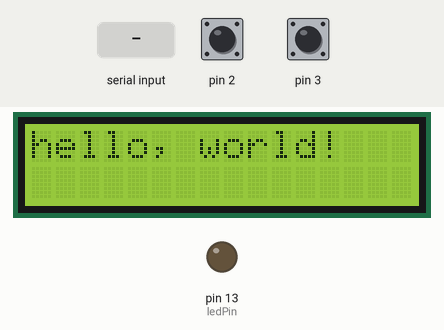
A sketch run on a simulated Arduino Uno, built with avr-gcc and run on an emulated ATmega328P. Parts: 16×2 character LCD, output pins drawn as LEDs (lit = HIGH). The inputs (shaded band) are chosen by the test bench; at power-on: pin 2 HIGH, pin 3 HIGH. What the sketch prints to the serial monitor is not drawn.

Above: at 1.2 s.
1.3 s: "1\n" received over Serial
At 1.6 s:
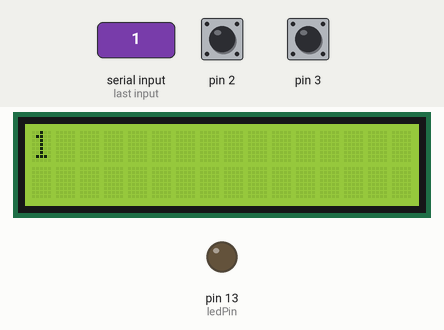
2.8 s: pin 2 pulled LOW for 0.15 s
At 3.4 s:
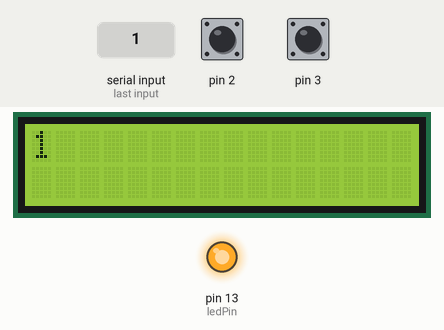
4.4 s: byte 10 ('\n') received over Serial
At 5.2 s:
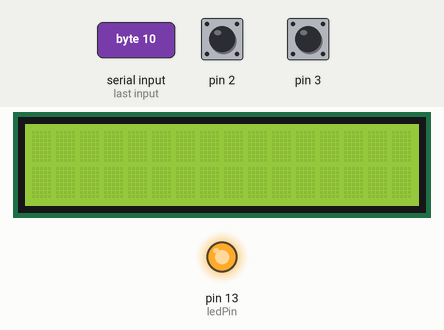
5.9 s: pin 3 pulled LOW for 0.15 s
At 7.0 s:
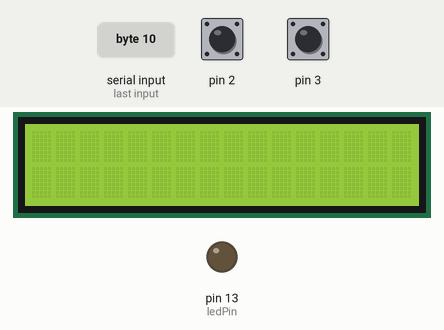
7.5 s: "0\n" received over Serial
At 8.7 s:
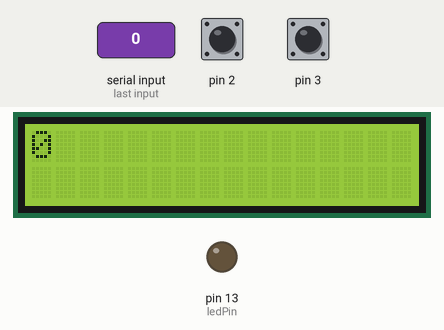
9.0 s: pin 2 pulled LOW for 1 s
At 10.6 s:
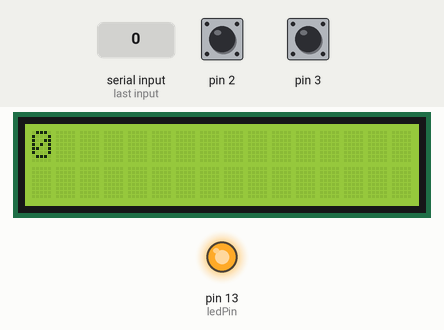
Timing chart, 0 to 12.1 s (numbered marks = the images above; inputs shaded):
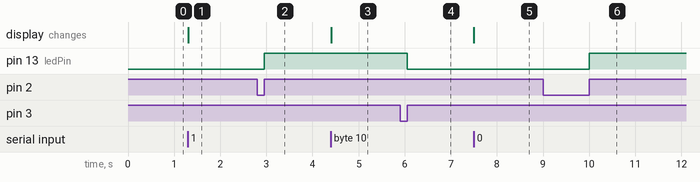

Measured:
- after the input at 1.3 s, the display: changes at once (image 1)
- after the input at 2.8 s, pin 13 (ledPin): LOW → HIGH after 0.15 s
- after the input at 4.4 s, the display: changes at once (image 3)
- after the input at 5.9 s, pin 13 (ledPin): HIGH → LOW after 0.15 s
- after the input at 7.5 s, the display: changes at once (image 5)
- after the input at 9.0 s, pin 13 (ledPin): LOW → HIGH after 1.0 s

The sketch:

rs232port.ino
```cpp
/*
  Software serial

 */
#include <LiquidCrystal.h>

String inputString = "";         // a string to hold incoming data
volatile int stringComplete = 0;  // "0 false","1 newGPS", "2 STOP" or "3 GO"
const byte ledPin = 13;

int GPSindx1 = 0;
int GPSindx2 = 0;
volatile byte GOstate = HIGH;
volatile byte STOPstate = LOW;

LiquidCrystal lcd(12, 11, 7, 4, 8, 5);

void setup()
{

  // Open serial communication with rs232
  Serial.begin(115200);

  inputString.reserve(200);
  lcd.begin(16, 2);
  // Print a message to the LCD.
  lcd.print("hello, world!");

  pinMode(ledPin, OUTPUT);

  pinMode(2, INPUT);
  digitalWrite(2, HIGH);
  attachInterrupt(digitalPinToInterrupt(2), GO, RISING);

  pinMode(3, INPUT);
  digitalWrite(3, HIGH);
  attachInterrupt(digitalPinToInterrupt(3), STOP, RISING);
}

void loop()
{
  // while there is data coming in, read it
  // and send to the hardware serial port:
  serialEvent();

  if (stringComplete) {

      // print the string when a newline arrives:

      //Serial.println(inputString);

      GPSindx1 = inputString.indexOf('G');
      GPSindx2 = inputString.indexOf('G', GPSindx1 + 1);

      if (GPSindx1 == -1 || GPSindx2 == -1 || (GPSindx1 == -1 && GPSindx2 == -1)) {
        lcd.clear();
        lcd.setCursor(0, 0); //over, down
        lcd.print(inputString);
        delay(500);
        inputString = "";
        stringComplete = 0;
      }

      else {
        lcd.clear();
        lcd.setCursor(0, 0); //over, down
        //lcd.print(inputString.length());

        for (int i = GPSindx1; i < (GPSindx2); i++) {
          lcd.print(inputString[i]);
        }

        lcd.setCursor(0, 1); //over, down
        for (int i = GPSindx2; i < inputString.length() - 1; i++) {
          lcd.print(inputString[i]);
        }

        // clear the string:
        inputString = "";
        stringComplete = 0;

      }


  }

  digitalWrite(ledPin, !GOstate);
}

void serialEvent() {
  while (Serial.available()) {
    // get the new byte:
    char inChar = (char)Serial.read();
    if (inChar == '\n') {
      stringComplete = 1;
      return;
    }
    // add it to the inputString:
    inputString += inChar;
    // if the incoming character is a newline, set a flag
    // so the main loop can do something about it:

  }


}


void GO() {
  static unsigned long last_go_time = 0;
  unsigned long go_time = millis();
  if (go_time - last_go_time > 200)
  {
    GOstate = LOW;
    STOPstate = HIGH;
    //SEND GO COMMAND!
    Serial.println("g");
    //stringComplete = 2;
    //serialEvent();
    //lcd.clear();
    //lcd.setCursor(0, 0);
    //lcd.print(inputString);
  }
  last_go_time = go_time;

}


void STOP() {
  static unsigned long last_stop_time = 0;
  unsigned long stop_time = millis();
  if (stop_time - last_stop_time > 200)
  {
    GOstate = HIGH;
    STOPstate = LOW;
    //SEND GO COMMAND!
    Serial.println("s");
    //stringComplete = 3;
    //serialEvent();
    //lcd.clear();
    //lcd.setCursor(0, 0);
    //lcd.print(inputString);
  }
  last_stop_time = stop_time;

}
```
